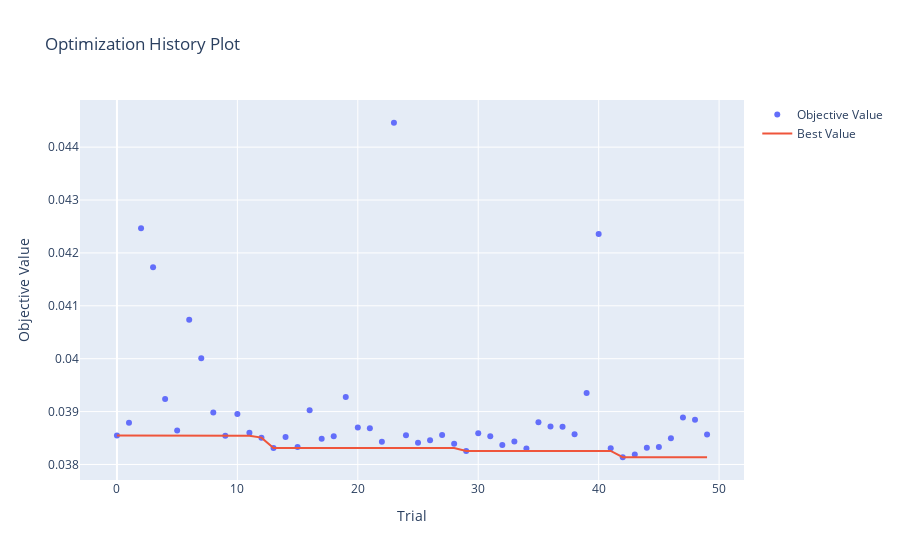

Notebook code for this chart:
### Code cell
# 하이퍼파라미터 최적화 과정을 확인
optuna.visualization.plot_optimization_history(study_lgb_encoded)
